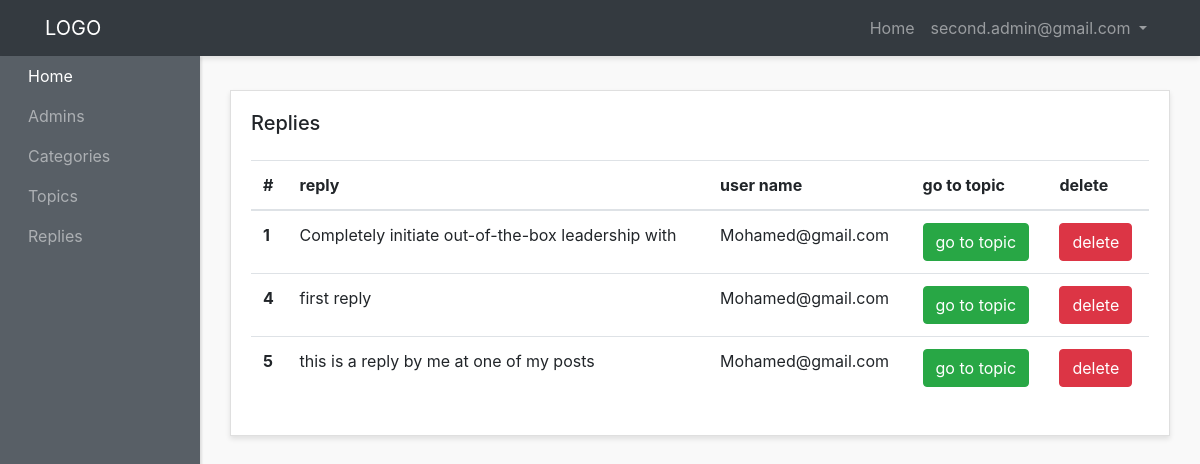
Screenshot of /admin-panel/replies-admins/show-replies.php (signed in) with the database file from the repository.
### tables this page shows
CREATE TABLE `replies` (
  `id` int(5) NOT NULL,
  `reply` varchar(200) NOT NULL,
  `user_id` int(5) NOT NULL,
  `user_image` varchar(200) NOT NULL,
  `topic_id` int(5) NOT NULL,
  `user_name` varchar(200) NOT NULL,
  `created_at` timestamp NOT NULL DEFAULT current_timestamp()
);

### admin-panel/replies-admins/show-replies.php (the view, shortened to what this page needs)
<?php require "../layouts/header.php"; ?>
<?php require "../../config/config.php"; ?>
<?php
  $replies  = $conn->query("SELECT * FROM replies");
  $replies->execute();
  $allReplies = $replies->fetchAll(PDO::FETCH_OBJ);
?>
      <div class="row">
        <div class="col">
          <div class="card">
            <div class="card-body">
              <h5 class="card-title mb-4 d-inline">Replies</h5>
              <table class="table mt-4">
                <thead>
                  <tr>
                    <th scope="col">#</th>
                    <th scope="col">reply</th>
                    <th scope="col">user name</th>
                    <th scope="col">go to topic</th>
                    <th scope="col">delete</th>
                  </tr>
                </thead>
                <tbody>
                  <?php foreach($allReplies as $reply) : ?>
                    <tr>
                      <th scope="row"><?php echo $reply->id; ?></th>
                      <td><?php echo $reply->reply; ?></td>
                      <td><?php echo $reply->user_name; ?></td>
                      <td><a href="http://localhost/forum/topics/topic.php?id=<?php echo $reply->topic_id; ?>" class="btn btn-success text-center">go to topic</a></td>
                      <td><a href="delete-replies.php?id=<?php echo $reply->id; ?>" class="btn btn-danger  text-center ">delete</a></td>
                    </tr>
                  <?php endforeach; ?>
                </tbody>
              </table>
            </div>
          </div>
        </div>
      </div>
  </div>
</body>
</html>

### admin-panel/styles/style.css (style rules this page uses)
body { background:#f9f9f9; }
.card { margin-bottom: 15px; border-radius:0; box-shadow: 0 3px 5px rgba(0,0,0,.1); }

### rows the page displays
replies: id "1", reply "Completely initiate out-of-the-box leadership with", user_name "Mohamed@gmail.com"
replies: id "4", reply "first reply", user_name "Mohamed@gmail.com"
replies: id "5", reply "this is a reply by me at one of my posts", user_name "Mohamed@gmail.com"

### other values shown
$_SESSION['adminname'] "second.admin@gmail.com"
